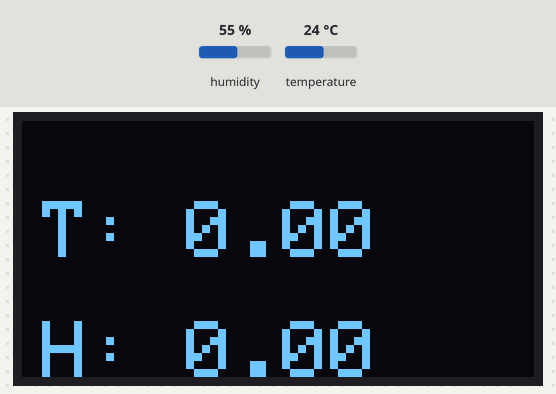
This sketch was run on a simulated Arduino Uno, built with avr-gcc and run on an emulated ATmega328P. Parts: 128×64 one-colour display. The test bench sets the inputs (shaded band); at power-on: humidity 55 %, temperature 24 °C. The display library's start-up logo is not drawn; what the sketch prints to the serial monitor is not drawn.

Above: at 3.2 s.
3.3 s: humidity set to 22 %
7.1 s: temperature set to 12 °C
10.9 s: humidity set to 40 %
14.7 s: temperature set to 19 °C
Timing chart, 0 to 17.7 s (numbered marks = the images above; inputs shaded):
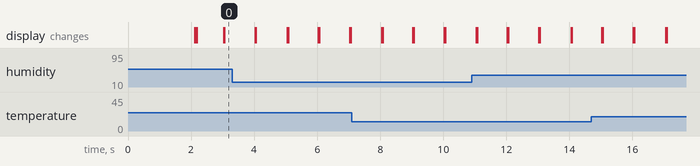

The sketch:

DHT_sensor.ino
```cpp
#include <DHT.h>
#include <SPI.h>
#include <Wire.h>
#include <Adafruit_GFX.h>
#include <Adafruit_SSD1306.h>

#define DHT_PIN A0
#define DHT_TYPE DHT11

#define SCREEN_WIDTH 128  // OLED display width, in pixels
#define SCREEN_HEIGHT 64  // OLED display height, in pixels

// Declaration for an SSD1306 display connected to I2C (SDA, SCL pins)
#define OLED_RESET 4  // Reset pin # (or -1 if sharing Arduino reset pin)
Adafruit_SSD1306 display(SCREEN_WIDTH, SCREEN_HEIGHT, &Wire, OLED_RESET);

DHT dht(DHT_PIN, DHT_TYPE);

unsigned long lastTimeDataRead = millis();
unsigned long sensorReadingDelay = 1000;

unsigned long lastTimeSerialPrint = millis();
unsigned long serialPrintDelay = 1000;

float prevTemperature = 0.0;
float prevHumidity = 0.0;

void setup() {
  Serial.begin(9600);

  dht.begin();

  if (!display.begin(SSD1306_SWITCHCAPVCC, 0x3C)) {
    Serial.println(F("SSD1306 allocation failed"));
    for (;;)
      ;  // Don't proceed, loop forever
  }

  display.display();
  delay(2000);
}

void loop() {
  unsigned long timeNow = millis();

  float temperature;
  float humidity;

  if (timeNow - lastTimeDataRead >= sensorReadingDelay) {
    lastTimeDataRead += sensorReadingDelay;

    temperature = dht.readTemperature();
    humidity = dht.readHumidity();
  }

  if (isnan(temperature) || isnan(humidity)) {
    Serial.println("Data are corrupted");
  } else {
    handleSensorData(temperature, humidity);
  }
}

void handleSensorData(float temperature, float humidity) {
  drawSensorData(temperature, humidity);
  logSensorData(temperature, humidity);
}

void drawSensorData(float temperature, float humidity) {
  if (prevTemperature != temperature || prevHumidity != humidity) {
    prevTemperature = temperature;
    prevHumidity = humidity;

    display.clearDisplay();

    display.setTextSize(2);
    display.setTextColor(WHITE);

    display.setCursor(5, 20);
    display.print("T: ");
    display.print(temperature);

    display.setCursor(5, 50);
    display.print("H: ");
    display.print(humidity);

    display.display();
  }
}

void logSensorData(float temperature, float humidity) {
  unsigned long timeNow = millis();

  if (timeNow - lastTimeSerialPrint >= serialPrintDelay) {
    lastTimeSerialPrint += serialPrintDelay;

    Serial.print("Humidity: ");
    Serial.println(humidity);

    Serial.print("Temperate: ");
    Serial.println(temperature);

    Serial.println("---------------");
  }
}
```
